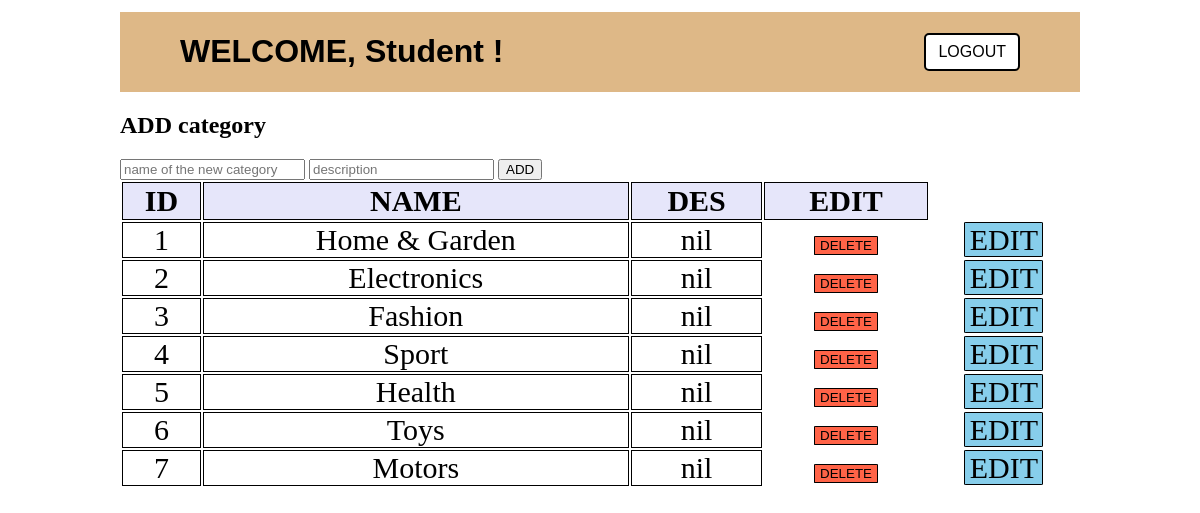
/adminCategories.php (signed in), run on the app's committed database.
### tables this page shows
CREATE TABLE `categories` (
  `category_id` int(11) NOT NULL AUTO_INCREMENT,
  `category_name` varchar(45) NOT NULL,
  `description` varchar(45) DEFAULT NULL,
  PRIMARY KEY (`category_id`),
  UNIQUE KEY `category_name_UNIQUE` (`category_name`)
);

### public/adminCategories.php (the view, shortened to what this page needs)
<?php
    require_once("theconnection.php");
?>
<!DOCTYPE html>
<html lang="en">
<head>
 </head>
<body>
<div class="header">
    <h1>WELCOME, <?php echo $_SESSION['AdminUsername'];?> !</h1>
    <form action="" method="post">
        <button type="submit" name="Logout" id="Logout">LOGOUT</button>
    </form>
</div>
<div class="addcategories-form">
        <h2>ADD category</h2>
        <form method="POST" action="addCategory.php">
        <input type="text" name="category_name" required placeholder="name of the new category">
        <input type="text" name="description" required placeholder="description">
        <input type="submit" name="addcategory" value="ADD">
        </form>
    </div>
    <table>
        <thead>
            <tr>
                <th class='grid-box heading'> ID </th>
                <th class='grid-box heading'> NAME </th>
                <th class='grid-box heading'> DES</th>
                <th class='grid-box heading'> EDIT </th>
            </tr>
        </thead>
        <?php
        $smt = $Conn->prepare('SELECT * FROM categories');
        $smt->execute();
        while ($phrase = $smt->fetch()) {
            echo "<tr>";
            echo "<td class='grid-box'>" . $phrase['category_id'] . "</td>";
            echo "<td class='grid-box'>" . $phrase['category_name'] . "</td>";
            echo "<td class='grid-box'>" . $phrase['description'] . "</td>";
            echo '<td style="margin:20px">
            <form action="deleteCategory.php" method="POST">
            <input type="hidden" name="cid" value="'. $phrase["category_id"] .'">
            <input type="submit" name="delete" class="btn delete" value="DELETE">
            </form>
            </td>';
            echo '<td><a class="btn edit" href="editCategories.php?cid=' . $phrase["category_id"] .'">EDIT</a></td>';
            echo '</tr>';
        }
        ?>
    </table>
</body>
</html>

### public/adminCategories.php (style rules this page uses)
body { margin: 0; padding-inline: 10%; padding-top: 1%; }
div.header { font-family: Arial, Helvetica, sans-serif; display: flex; justify-content: space-between; align-items: center; padding: 0px 60px; background-color: burlywood; text-transform: capitalize; }
div.header button { background-color: white; font-size: 16px; font-weight: 500; padding: 8px 12px; border: 2px solid black; border-radius: 5px; }
.grid-box { border: 1px solid black; }
table { width:100%; }
.heading { background-color: lavender; text-align: center; }
td { padding: 0; text-align: center; }
tr { font-size: 30px; }
.edit { background-color: skyblue; }
.delete { background-color: tomato; }
.btn { text-decoration: none; color: black; border: 1px solid black; padding-inline: 3%; border-radius: 3%; }

### data on the page
categories: category_id "1", category_name "Home & Garden", description "nil"
categories: category_id "2", category_name "Electronics", description "nil"
categories: category_id "3", category_name "Fashion", description "nil"
categories: category_id "4", category_name "Sport", description "nil"
categories: category_id "5", category_name "Health", description "nil"
categories: category_id "6", category_name "Toys", description "nil"
categories: category_id "7", category_name "Motors", description "nil"

### other printed values
$_SESSION['AdminUsername'] "Student"
